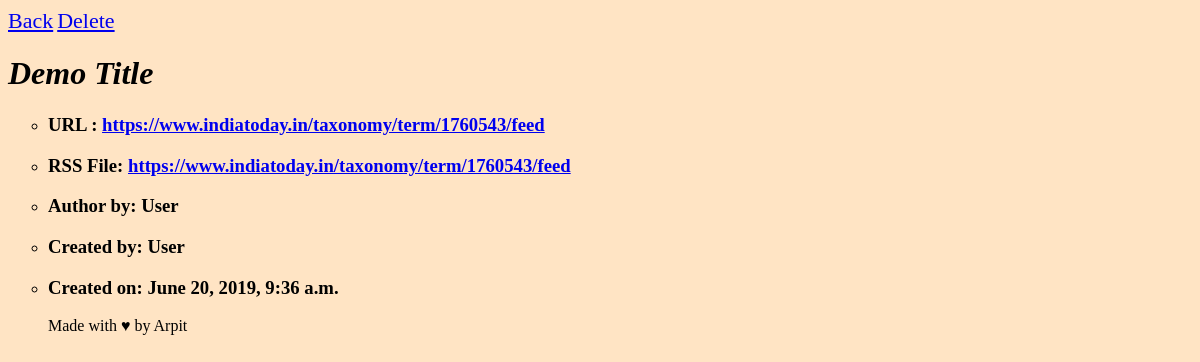
Screenshot of /source/27 with the database file from the repository.
### source/models.py (models this page shows)
class Sources(models.Model):
    title_text = models.CharField('Enter Title',max_length=200)
    pub_date = models.DateTimeField('Date Published',default=timezone.now)
    url_text = models.CharField('Enter URL',max_length=200)
    rss_text = models.CharField('Enter RSS',max_length=200)
    author_text = models.CharField('Enter Author Name',max_length=50,null=True)
    created_by = models.CharField('Created By',default=User,max_length=20,null=True)
    created_on = models.DateTimeField('Created on',default=timezone.now)

### source/views.py (the view)
# urls.py: path('source/<int:pk>', views.DetailView.as_view(), name='detail'),
class DetailView(generic.DetailView):
    model = Sources
    template_name = 'source/source.html'

### source/templates/source/source.html (shortened to what this page needs)
<html>
{% load static %}
<link rel="stylesheet" type="text/css" href="{% static 'source/style.css' %}">
<body>
    <a href="http://localhost:8000" style="font-size: 22px;">Back</a>
    <a href="{% url 'source:source_del' sources.id %}" style="font-size: 22px; text-align: right">Delete</a>
<h1>{{ sources.title_text }}</h1>
<ul>
    <li><h3>URL : <a href="{{ sources.url_text }}">{{ sources.url_text }}</a></h3></li>
    <li><h3>RSS File: <a href="{{ sources.rss_text }}">{{ sources.rss_text }}</a></h3></li>
    <li><h3>Author by: {{sources.author_text}}</h3></li>
    <li><h3>Created by: {{sources.created_by}}</h3></li>
    <li><h3>Created on: {{sources.created_on}}</h3></li>
</body>
<div>
<footer> Made with &hearts; by Arpit</footer>
</div>
</html>

### source/static/source/style.css (style rules this page uses)
body { background-color: bisque; }
h1 { font-style: italic; }
ul { list-style-type: circle; }
ul li { text-shadow: black; }

### rows the page displays
Sources: title_text "Demo Title", url_text "https://www.indiatoday.in/taxonomy/term/1760543/feed", rss_text "https://www.indiatoday.in/taxonomy/term/1760543/feed", author_text "User", created_by "User", created_on "June 20, 2019, 9:36 a.m."
